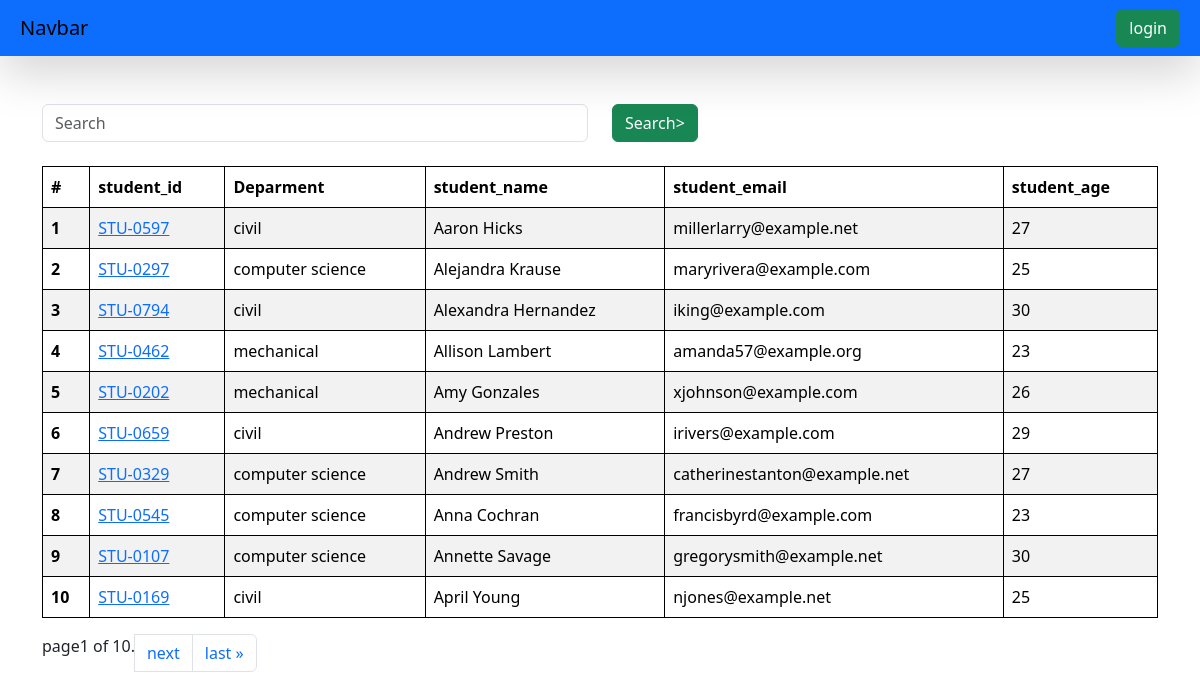
The page /students/ on the database its author committed.
### vege/models.py (models this page shows, shortened)
class Student(models.Model):
    department = models.ForeignKey(Department , related_name="depart" ,on_delete=models.CASCADE)
    student_id = models.OneToOneField(StudentID , related_name="studentid",on_delete=models.CASCADE)
    student_name = models.CharField(max_length=100)
    student_email =models.EmailField(unique=True)
    student_age = models.IntegerField(default=18)
    student_address = models.TextField()
    class Meta:
        ordering = ['student_name']
        verbose_name = "student"

class StudentID(models.Model):
    student_id = models.CharField(max_length=100)
    def __str__(self)->str:
        return self.student_id

class Department(models.Model):
    department = models.CharField(max_length=100)
    class Meta:
        ordering = ['department']

### vege/views.py (the view, shortened to what this page needs)
# urls.py: path('students/',get_students , name="get_students"),
def get_students(request):
    queryset = Student.objects.all()
    ranks = Student.objects.annotate(marks = Sum('studentmarks__marks')).order_by('-marks' , '-student_age')
    paginator = Paginator(queryset, 10)  # show 25 contacts per page.
    page_number = request.GET.get("page" , 1)
    page_obj = paginator.get_page(page_number)
    print(page_obj)
    return render(request , 'report/students.html',{'queryset':page_obj})

### vege/templates/report/students.html (shortened to what this page needs)
{% extends "base.html" %}
{% block start %}
<div class="container mt-5">
    <form class="mb-4">
    <div class="row">
        <div class="col-md-6">
            <input class="form-control" name="search" placeholder="Search">
        </div>
        <div class="col-md-6">
            <button class="btn btn-success">Search></button>
        </div>
    </div>
    </form>
    <table class="table table-striped">
        <thead>
            <tr>
                <th scope="col">#</th>
                <th scope="col">student_id</th>
                <th scope="col">Deparment</th>
                <th scope="col">student_name</th>
                <th scope="col">student_email</th>
                <th scope="col">student_age</th>
            </tr>
        </thead>
        <tbody>
            {% for student in queryset %}
            <tr>
                <th scope="col">{{forloop.counter}}</th>
                <td>
                   <a href="{% url 'see_marks' student.student_id %}" >
                    {{student.student_id}}
                </a>
            </td>
                <td>{{student.department.department}}</td>
                <td>{{student.student_name}}</td>
                <td>{{student.student_email}}</td>
                <td>{{student.student_age}}</td>
            </tr>
            {% endfor %}
        </tbody>
    </table>
            <nav aria-label="Page navigation example">
                <ul class="pagination">
                    <span class="current">
                        page{{ queryset.number }} of {{ queryset.paginator.num_pages }}.
                    </span>
                    {% if queryset.has_next %}
                    <li class="page-item"><a class="page-link" href="?page={{ queryset.next_page_number }}">next</a></li>
                    <li class="page-item"><a class="page-link" href="?page={{ queryset.paginator.num_pages }}">last &raquo;</a></li>
                    {% endif %}
                </ul>
            </nav>
</div>
{% endblock %}

### home/templates/base.html (shortened to what this page needs)
<!DOCTYPE html>
<html lang="en">
<head>
    <link href="https://cdn.jsdelivr.net/npm/bootstrap@5.3.8/dist/css/bootstrap.min.css" rel="stylesheet">
</head>
<body>
    <nav class="navbar dark p-2 bg-primary shadow-lg">
        <div class="container-fluid">
            <a class="navbar-brand">Navbar</a>
            <form class="d-flex" role="search">
                {% if request.user.is_authenticated %}
                    <a href="/logout/" class="btn btn-success" type="submit">logout</a>
                {% else %}
                    <a href="/login/" class="btn btn-success" type="submit">login</a>
                {% endif %}
            </form>
        </div>
    </nav>
    {% block start%}
    {% endblock %}
</body>
</html>

### home/templates/base.html (style rules this page uses)
table, th,td { border: 1px solid black; }

### rows shown on the page
Student: student_id "STU-0597", department.department "civil", student_name "Aaron Hicks", student_email "millerlarry@example.net", student_age "27"
Student: student_id "STU-0297", department.department "computer science", student_name "Alejandra Krause", student_email "maryrivera@example.com", student_age "25"
Student: student_id "STU-0794", department.department "civil", student_name "Alexandra Hernandez", student_email "iking@example.com", student_age "30"
Student: student_id "STU-0462", department.department "mechanical", student_name "Allison Lambert", student_email "amanda57@example.org", student_age "23"
Student: student_id "STU-0202", department.department "mechanical", student_name "Amy Gonzales", student_email "xjohnson@example.com", student_age "26"
Student: student_id "STU-0659", department.department "civil", student_name "Andrew Preston", student_email "irivers@example.com", student_age "29"
Student: student_id "STU-0329", department.department "computer science", student_name "Andrew Smith", student_email "catherinestanton@example.net", student_age "27"
Student: student_id "STU-0545", department.department "computer science", student_name "Anna Cochran", student_email "francisbyrd@example.com", student_age "23"
Student: student_id "STU-0107", department.department "computer science", student_name "Annette Savage", student_email "gregorysmith@example.net", student_age "30"
Student: student_id "STU-0169", department.department "civil", student_name "April Young", student_email "njones@example.net", student_age "25"

### other values the page prints
{{ queryset.number }} "1"
{{ queryset.paginator.num_pages }} "10"
